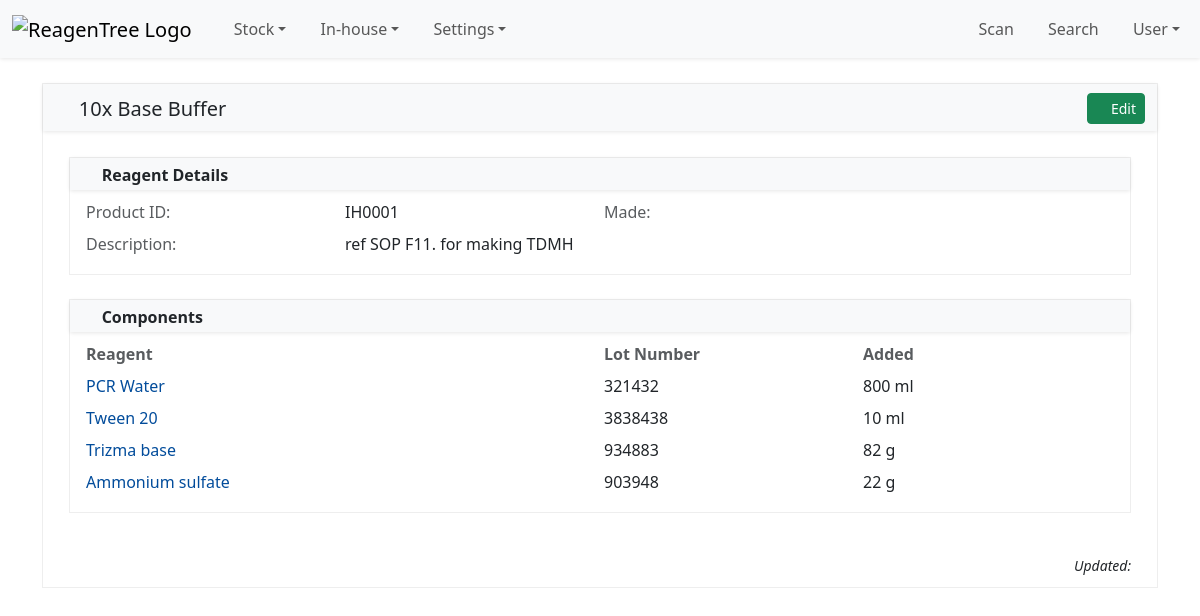
The page /inhouse/1/ (signed in) on the database its author committed.
### item/models/inhouse.py (models this page shows, shortened)
class InhouseReagent(TimeStampUserMixin, models.Model):
    name = models.CharField(max_length=255)
    description = models.TextField(blank=True, null=True)
    product_id = models.CharField(max_length=100)
    lot_number = models.CharField(max_length=50)
    components = models.ManyToManyField("item.Stock", through="item.ReagentComponent", related_name="inhouse_reagents")
    class Meta:
        unique_together = ["product_id", "lot_number"]

class ReagentComponent(models.Model):
    reagent = models.ForeignKey(InhouseReagent, on_delete=models.CASCADE)
    stock = models.ForeignKey("item.Stock", on_delete=models.CASCADE)
    quantity = models.DecimalField(max_digits=10, decimal_places=1)
    quantity_unit = models.ForeignKey("item.Unit", on_delete=models.SET_NULL, null=True)
    @property
    def quantity_display(self):
        if self.quantity:
            quantity = self.quantity.normalize()
            if quantity == quantity.to_integral():
                quantity = int(quantity)
            return f"{quantity} {self.quantity_unit}"
        return f"{self.quantity} {self.quantity_unit}"

### item/models/stock.py (models this page shows, shortened)
class Stock(TimeStampUserMixin, models.Model):
    CONDITION_CHOICES = [(0, "Unknown"), (1, "Good"), (2, "Unacceptable"), (3, "Requires Attention")]
    item = models.ForeignKey("item.Item", on_delete=models.CASCADE, related_name="stocks", null=True, blank=True)
    inhouse_reagent = models.ForeignKey(
        "item.InhouseReagent", on_delete=models.CASCADE, related_name="stocks", null=True, blank=True
    )
    delivery_date = models.DateField(blank=True, null=True)
    condition = models.PositiveSmallIntegerField(choices=CONDITION_CHOICES, default=0)
    lot_number = models.CharField(max_length=50)
    expiry_date = models.DateField()
    comments = models.TextField(blank=True, null=True)
    class Meta:
        verbose_name = "Stock"
        verbose_name_plural = "Stocks"
        ordering = ["-delivery_date", "item", "inhouse_reagent", "lot_number"]

### item/models/item.py (models this page shows, shortened)
class Item(TimeStampUserMixin, models.Model):
    name = models.CharField(max_length=255)
    description = models.TextField(blank=True, null=True)
    cas_number = models.CharField(max_length=20, blank=True, null=True)
    product_id = models.CharField(max_length=100)
    category = models.ForeignKey(
        "category.Category", on_delete=models.SET_NULL, null=True, blank=True, related_name="items"
    )
    quantity = models.DecimalField(max_digits=10, decimal_places=1, null=True, blank=True)
    quantity_unit = models.ForeignKey("item.Unit", on_delete=models.SET_NULL, null=True)
    manufacturer = models.ForeignKey(
        "company.Company", related_name="manufactured_items", on_delete=models.SET_NULL, null=True, blank=True
    )
    supplier = models.ForeignKey(
        "company.Company", related_name="supplied_items", on_delete=models.SET_NULL, null=True, blank=True
    )
    class Meta:
        ordering = ["name"]
        unique_together = ["name", "product_id"]

### item/models/unit.py (models this page shows)
class Unit(models.Model):
    symbol = models.CharField(max_length=10)
    def __str__(self):
        return self.symbol

### item/views/inhouse.py (the view)
class InhouseReagentDetailView(LoginRequiredMixin, DetailView):
    model = InhouseReagent
    template_name = "inhouse/inhouse_detail.html"
    context_object_name = "inhouse_reagent"
    def get_context_data(self, **kwargs):
        context = super().get_context_data(**kwargs)
        reagent_components = ReagentComponent.objects.filter(reagent=self.object)
        context["reagent_components"] = reagent_components
        return context

### item/templates/inhouse/inhouse_detail.html
{% extends "object_detail_base.html" %}
{% block panel_title %}
  <i class="bi bi-box-fill inhouse-text-color"></i> {{ object.name }}
{% endblock panel_title %}
{% block panel_actions %}
  <span class="p-1">
    <a href="{% url 'inhouse_update' object.pk %}?next={{ request.path }}"
       title="Update inhouse"
       class="btn btn-sm btn-success">
      <i class="bi bi-pencil-square"></i>
      <span class="d-none d-sm-inline">Edit</span>
    </a>
  </span>
{% endblock panel_actions %}
{% block panel_content %}
  <div class="p-3">
    <div class="panel mb-4">
      <div class="panel-heading d-flex justify-content-between">
        <span class="fw-bold"><i class="bi bi-info-circle-fill inhouse-text-color"></i> Reagent Details</span>
      </div>
      <div class="panel-content px-3">
        <div class="row g-2 mb-2">
          <div class="col-6 col-sm-3 text-muted">Product ID:</div>
          <div class="col-6 col-sm-3">{{ object.product_id }}</div>
          <div class="col-6 col-sm-3 text-muted">Made:</div>
          <div class="col-6 col-sm-3">{{ object.created|date:'d/m/Y' }} {{ object.created_by.initials }}</div>
        </div>
        <div class="row g-2 mb-2">
          <div class="col-12 col-sm-3 text-muted">Description:</div>
          <div class="col-12 col-sm-9">{{ object.description }}</div>
        </div>
      </div>
    </div>
    <div class="panel mb-4">
      <div class="panel-heading d-flex justify-content-between">
        <span class="fw-bold"><i class="bi bi-card-list text-danger"></i> Components</span>
      </div>
      <div class="panel-content px-3">
        <div class="row g-2 mb-2">
          <div class="col-6 col-sm-6 text-muted fw-bold">Reagent</div>
          <div class="d-none d-sm-block col-sm-3 text-muted fw-bold">Lot Number</div>
          <div class="col-6 col-sm-3 text-muted fw-bold text-end text-sm-start">Added</div>
        </div>
        {% for c in reagent_components.all %}
          <div class="row g-2 mb-2">
            <div class="col-6 col-sm-6"><a href="{% url 'stock_detail' c.stock.pk %}" title="Stock detail">{{ c.stock.item.name }}</a></div>
            <div class="d-none d-sm-block col-sm-3">{{ c.stock.lot_number }}</div>
            <div class="col-6 col-sm-3 text-end text-sm-start">{{ c.quantity_display }}</div>
          </div>
        {% endfor %}
      </div>
    </div>
  </div>
  {% include "partials/object_last_updated.html" %}
{% endblock panel_content %}

### static/css/reagentree-1.0.css (style rules this page uses)
:root { --rt-light-shadow: 0 1px 4px rgba(0, 0, 0, 0.1); --rt-category: #ffc400; --rt-company: #0078d4; --rt-delivery: #4830d1; --rt-validation: #1ba756; --rt-location: #66dcc5; --rt-setting: #2a4a5a; --rt-search: #17a2b8; --rt-user: #4e4083; --rt-fushsia: #915c83; --rt-green20: #498205; --rt-item: #503191; --rt-stock: #ff9000; --rt-inhouse: #dd5030; --rt-inhousestock: #008080; }
a { text-decoration: none; color: #024c9b; }
.panel { margin-bottom: 0.75rem; background-color: #fff; border: 1px solid #eee; }
.panel-heading { padding: 3px; padding-top: 5px; padding-left: 15px; color: var(--bs-body-color); background-color: var(--bs-light); box-shadow: var(--rt-light-shadow); }
.panel-content { padding: 10px; }
.inhouse-text-color { color: var(--rt-inhouse); }

### rows shown on the page
InhouseReagent: name "10x Base Buffer", product_id "IH0001", description "ref SOP F11. for making TDMH"
ReagentComponent: stock.item.name "PCR Water", stock.lot_number "321432", quantity_display "800 ml"
ReagentComponent: stock.item.name "Tween 20", stock.lot_number "3838438", quantity_display "10 ml"
ReagentComponent: stock.item.name "Trizma base", stock.lot_number "934883", quantity_display "82 g"
ReagentComponent: stock.item.name "Ammonium sulfate", stock.lot_number "903948", quantity_display "22 g"
